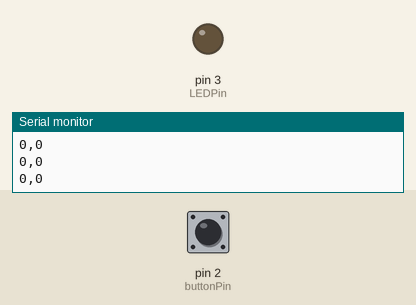
The sketch below on a simulated Arduino Uno, built with avr-gcc and run on an emulated ATmega328P. On the bench: output pins drawn as LEDs (lit = HIGH), the last lines printed to the serial monitor. The inputs (shaded band) are chosen by the test bench; at power-on: pin 2 (buttonPin) LOW.

Above: at 1.2 s.
1.3 s: pin 2 (buttonPin) pulled HIGH for 0.15 s
At 1.6 s:
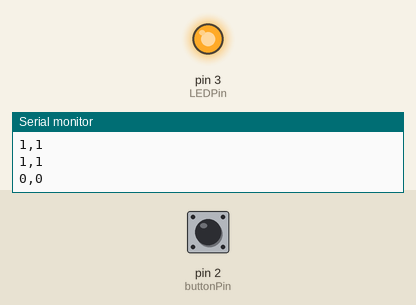
2.9 s: pin 2 (buttonPin) pulled HIGH for 1 s
At 4.2 s:
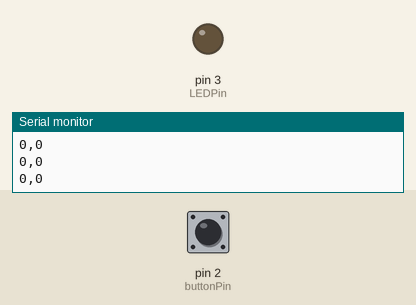
5.4 s: pin 2 (buttonPin) pulled HIGH for 3.2 s
At 6.2 s:
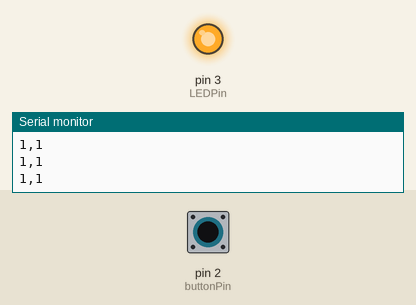
Timing chart, 0 to 8.4 s (numbered marks = the images above; inputs shaded):
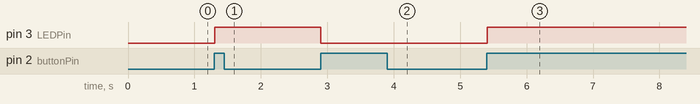

Measured:
- after the input at 1.3 s, pin 3 (LEDPin): LOW → HIGH at once
- after the input at 2.9 s, pin 3 (LEDPin): HIGH → LOW at once
- after the input at 5.4 s, pin 3 (LEDPin): LOW → HIGH at once

The sketch:

toggle_switch.ino
```cpp
int buttonPin=2;
int LEDPin=3;

int buttonValOld=LOW;
int buttonValNew=LOW;
int LEDVal=LOW;

void setup() {
  Serial.begin(9600);
  pinMode(buttonPin,INPUT);
  pinMode(LEDPin,OUTPUT);
}

void loop() {
  buttonValNew=digitalRead(buttonPin);
  if(buttonValNew==HIGH && buttonValOld==LOW){
    LEDVal=!LEDVal;
    digitalWrite(LEDPin,LEDVal);
  }
  buttonValOld=buttonValNew;
  Serial.print(buttonValNew);
  Serial.print(",");
  Serial.println(buttonValOld);
  delay(100);
}
```
